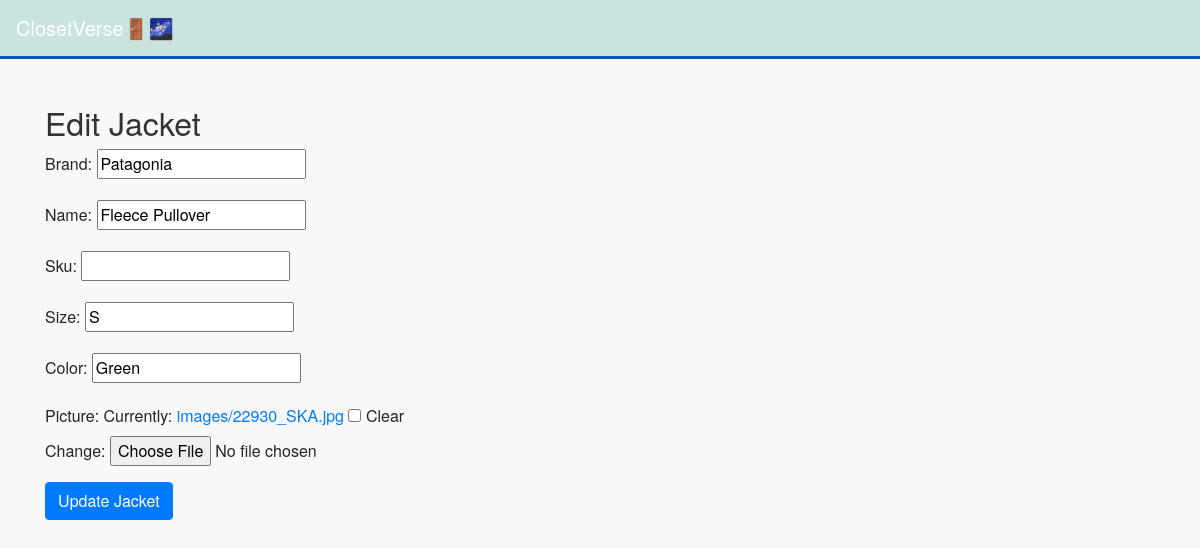
/jackets/edit/1/, run on the app's committed database.
### outfits/models.py (models this page shows, shortened)
class Jacket(models.Model):
    brand = models.CharField(max_length=100)
    name = models.CharField(max_length=100)
    sku = models.CharField(max_length=100, blank=True, null=True)  # optional
    size = models.CharField(max_length=10, blank=True, null=True)  # optional
    color = models.CharField(max_length=30, blank=True, null=True, db_index=True) # optional, index on jacket color
    picture = models.ImageField(upload_to='images/', blank=True, null=True) # optional

### outfits/views.py (the view)
# urls.py: path('jackets/edit/<int:pk>/', views.edit_jacket, name='edit_jacket'),
def edit_jacket(request, pk):
    jacket = get_object_or_404(Jacket, pk=pk)
    if request.method == 'POST':
        form = JacketForm(request.POST, request.FILES, instance=jacket)
        if form.is_valid():
            form.save()
            return redirect('list_jackets')
    else:
        form = JacketForm(instance=jacket)
    return render(request, 'add_edit_jacket.html', {'form': form, 'edit_mode': True, 'item_id': pk})

### outfits/forms.py
class JacketForm(forms.ModelForm):
    class Meta:
        model = Jacket
        fields = ['brand', 'name', 'sku', 'size', 'color', 'picture']

### outfits/templates/add_edit_jacket.html (shortened to what this page needs)
{% extends 'base.html' %}
{% block content %}
    <h2>{% if edit_mode %}Edit Jacket{% else %}Add New Jacket{% endif %}</h2>
    <form method="post" enctype="multipart/form-data">
        {{ form.as_p }}
        <button type="submit" class="btn btn-primary">{% if edit_mode %}Update{% else %}Add{% endif %} Jacket</button>
    </form>
{% endblock %}

### outfits/static/style.css (style rules this page uses)
body { background-color: #f8f9fa; font-family: 'Helvetica Neue', Helvetica, Arial, sans-serif; }
h1, h2, h3, h4, h5, h6 { color: #333; }
.btn-primary { background-color: #007bff; border-color: #007bff; }

### data on the page
Jacket: brand "Patagonia", name "Fleece Pullover", size "S", color "Green"
